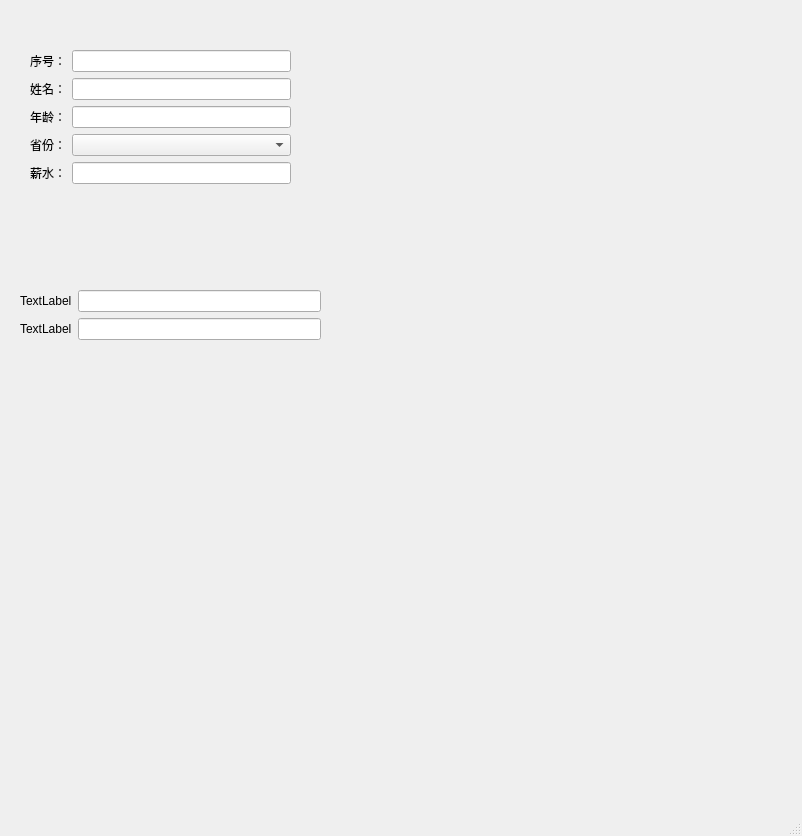
<?xml version="1.0" encoding="UTF-8"?>
<ui version="4.0">
 <class>MainWindow</class>
 <widget class="QMainWindow" name="MainWindow">
  <property name="geometry">
   <rect>
    <x>0</x>
    <y>0</y>
    <width>802</width>
    <height>836</height>
   </rect>
  </property>
  <property name="windowTitle">
   <string>MainWindow</string>
  </property>
  <widget class="QWidget" name="centralwidget">
   <widget class="QWidget" name="formLayoutWidget">
    <property name="geometry">
     <rect>
      <x>20</x>
      <y>290</y>
      <width>301</width>
      <height>241</height>
     </rect>
    </property>
    <layout class="QFormLayout" name="formLayout_2">
     <item row="0" column="0">
      <widget class="QLabel" name="label_6">
       <property name="text">
        <string>TextLabel</string>
       </property>
      </widget>
     </item>
     <item row="0" column="1">
      <widget class="QLineEdit" name="lineEdit_4"/>
     </item>
     <item row="1" column="0">
      <widget class="QLabel" name="label_7">
       <property name="text">
        <string>TextLabel</string>
       </property>
      </widget>
     </item>
     <item row="1" column="1">
      <widget class="QLineEdit" name="lineEdit_6"/>
     </item>
    </layout>
   </widget>
   <widget class="QWidget" name="">
    <property name="geometry">
     <rect>
      <x>30</x>
      <y>50</y>
      <width>261</width>
      <height>171</height>
     </rect>
    </property>
    <layout class="QFormLayout" name="formLayout">
     <item row="0" column="0">
      <widget class="QLabel" name="label">
       <property name="text">
        <string>序号：</string>
       </property>
      </widget>
     </item>
     <item row="0" column="1">
      <widget class="QLineEdit" name="lineEdit"/>
     </item>
     <item row="1" column="0">
      <widget class="QLabel" name="label_2">
       <property name="text">
        <string>姓名：</string>
       </property>
      </widget>
     </item>
     <item row="1" column="1">
      <widget class="QLineEdit" name="lineEdit_2"/>
     </item>
     <item row="2" column="0">
      <widget class="QLabel" name="label_3">
       <property name="text">
        <string>年龄：</string>
       </property>
      </widget>
     </item>
     <item row="2" column="1">
      <widget class="QLineEdit" name="lineEdit_3"/>
     </item>
     <item row="3" column="0">
      <widget class="QLabel" name="label_5">
       <property name="text">
        <string>省份：</string>
       </property>
      </widget>
     </item>
     <item row="3" column="1">
      <widget class="QComboBox" name="comboBox"/>
     </item>
     <item row="4" column="0">
      <widget class="QLabel" name="label_4">
       <property name="text">
        <string>薪水：</string>
       </property>
      </widget>
     </item>
     <item row="4" column="1">
      <widget class="QLineEdit" name="lineEdit_5"/>
     </item>
    </layout>
   </widget>
  </widget>
  <widget class="QMenuBar" name="menubar">
   <property name="geometry">
    <rect>
     <x>0</x>
     <y>0</y>
     <width>802</width>
     <height>26</height>
    </rect>
   </property>
  </widget>
  <widget class="QStatusBar" name="statusbar"/>
 </widget>
 <resources/>
 <connections/>
</ui>
